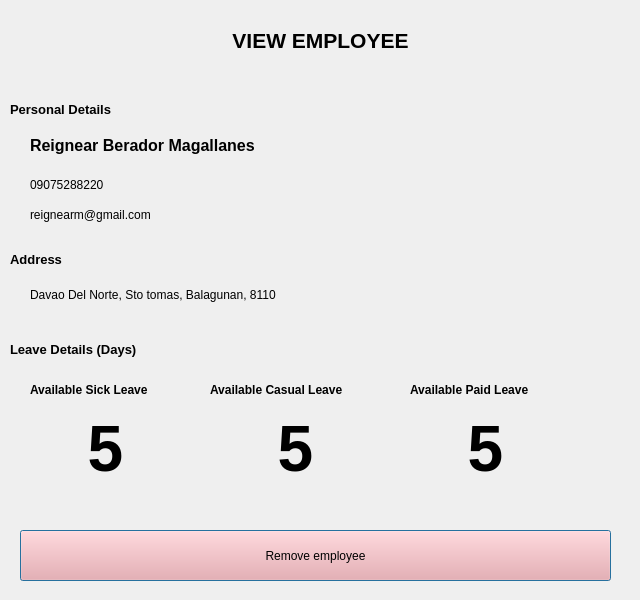
<?xml version="1.0" encoding="UTF-8"?>
<ui version="4.0">
 <class>Dialog</class>
 <widget class="QDialog" name="Dialog">
  <property name="geometry">
   <rect>
    <x>0</x>
    <y>0</y>
    <width>640</width>
    <height>600</height>
   </rect>
  </property>
  <property name="windowTitle">
   <string>Dialog</string>
  </property>
  <widget class="QWidget" name="widget" native="true">
   <property name="geometry">
    <rect>
     <x>0</x>
     <y>0</y>
     <width>641</width>
     <height>601</height>
    </rect>
   </property>
   <property name="styleSheet">
    <string notr="true">QWidget#widget{

background: qlineargradient(x1:0, y1:1, x2:0, y2:0, 
    stop:0 #add8e6, stop:1 #ffffff);
}</string>
   </property>
   <widget class="QLabel" name="label">
    <property name="geometry">
     <rect>
      <x>0</x>
      <y>0</y>
      <width>641</width>
      <height>81</height>
     </rect>
    </property>
    <property name="text">
     <string>&lt;html&gt;&lt;head/&gt;&lt;body&gt;&lt;p align=&quot;center&quot;&gt;&lt;span style=&quot; font-size:16pt; font-weight:600;&quot;&gt;VIEW EMPLOYEE&lt;/span&gt;&lt;/p&gt;&lt;/body&gt;&lt;/html&gt;</string>
    </property>
   </widget>
   <widget class="QLabel" name="label_2">
    <property name="geometry">
     <rect>
      <x>30</x>
      <y>120</y>
      <width>621</width>
      <height>51</height>
     </rect>
    </property>
    <property name="text">
     <string>&lt;html&gt;&lt;head/&gt;&lt;body&gt;&lt;p&gt;&lt;span style=&quot; font-size:12pt; font-weight:600;&quot;&gt;Reignear Berador Magallanes&lt;/span&gt;&lt;/p&gt;&lt;/body&gt;&lt;/html&gt;</string>
    </property>
   </widget>
   <widget class="QLabel" name="label_3">
    <property name="geometry">
     <rect>
      <x>30</x>
      <y>170</y>
      <width>611</width>
      <height>31</height>
     </rect>
    </property>
    <property name="text">
     <string>&lt;html&gt;&lt;head/&gt;&lt;body&gt;&lt;p&gt;&lt;span style=&quot; font-size:9pt;&quot;&gt;09075288220&lt;/span&gt;&lt;/p&gt;&lt;/body&gt;&lt;/html&gt;</string>
    </property>
   </widget>
   <widget class="QLabel" name="label_4">
    <property name="geometry">
     <rect>
      <x>10</x>
      <y>100</y>
      <width>631</width>
      <height>20</height>
     </rect>
    </property>
    <property name="text">
     <string>&lt;html&gt;&lt;head/&gt;&lt;body&gt;&lt;p&gt;&lt;span style=&quot; font-size:10pt; font-weight:600;&quot;&gt;Personal Details&lt;/span&gt;&lt;/p&gt;&lt;/body&gt;&lt;/html&gt;</string>
    </property>
   </widget>
   <widget class="QLabel" name="label_5">
    <property name="geometry">
     <rect>
      <x>30</x>
      <y>200</y>
      <width>611</width>
      <height>31</height>
     </rect>
    </property>
    <property name="text">
     <string>&lt;html&gt;&lt;head/&gt;&lt;body&gt;&lt;p&gt;&lt;span style=&quot; font-size:9pt;&quot;&gt;reignearm@gmail.com&lt;/span&gt;&lt;/p&gt;&lt;/body&gt;&lt;/html&gt;</string>
    </property>
   </widget>
   <widget class="QLabel" name="label_6">
    <property name="geometry">
     <rect>
      <x>10</x>
      <y>250</y>
      <width>631</width>
      <height>20</height>
     </rect>
    </property>
    <property name="text">
     <string>&lt;html&gt;&lt;head/&gt;&lt;body&gt;&lt;p&gt;&lt;span style=&quot; font-size:10pt; font-weight:600;&quot;&gt;Address&lt;/span&gt;&lt;/p&gt;&lt;/body&gt;&lt;/html&gt;</string>
    </property>
   </widget>
   <widget class="QLabel" name="label_7">
    <property name="geometry">
     <rect>
      <x>30</x>
      <y>280</y>
      <width>611</width>
      <height>31</height>
     </rect>
    </property>
    <property name="text">
     <string>&lt;html&gt;&lt;head/&gt;&lt;body&gt;&lt;p&gt;&lt;span style=&quot; font-size:9pt;&quot;&gt;Davao Del Norte, Sto tomas, Balagunan, 8110&lt;/span&gt;&lt;/p&gt;&lt;/body&gt;&lt;/html&gt;</string>
    </property>
   </widget>
   <widget class="QLabel" name="label_8">
    <property name="geometry">
     <rect>
      <x>10</x>
      <y>340</y>
      <width>631</width>
      <height>20</height>
     </rect>
    </property>
    <property name="text">
     <string>&lt;html&gt;&lt;head/&gt;&lt;body&gt;&lt;p&gt;&lt;span style=&quot; font-size:10pt; font-weight:600;&quot;&gt;Leave Details (Days)&lt;/span&gt;&lt;/p&gt;&lt;/body&gt;&lt;/html&gt;</string>
    </property>
   </widget>
   <widget class="QLabel" name="label_9">
    <property name="geometry">
     <rect>
      <x>30</x>
      <y>380</y>
      <width>161</width>
      <height>20</height>
     </rect>
    </property>
    <property name="text">
     <string>&lt;html&gt;&lt;head/&gt;&lt;body&gt;&lt;p&gt;&lt;span style=&quot; font-size:9pt; font-weight:600;&quot;&gt;Available Sick Leave&lt;/span&gt;&lt;/p&gt;&lt;/body&gt;&lt;/html&gt;</string>
    </property>
   </widget>
   <widget class="QLabel" name="label_10">
    <property name="geometry">
     <rect>
      <x>210</x>
      <y>380</y>
      <width>181</width>
      <height>20</height>
     </rect>
    </property>
    <property name="text">
     <string>&lt;html&gt;&lt;head/&gt;&lt;body&gt;&lt;p&gt;&lt;span style=&quot; font-size:9pt; font-weight:600;&quot;&gt;Available Casual Leave&lt;/span&gt;&lt;/p&gt;&lt;/body&gt;&lt;/html&gt;</string>
    </property>
   </widget>
   <widget class="QLabel" name="label_11">
    <property name="geometry">
     <rect>
      <x>410</x>
      <y>380</y>
      <width>181</width>
      <height>20</height>
     </rect>
    </property>
    <property name="text">
     <string>&lt;html&gt;&lt;head/&gt;&lt;body&gt;&lt;p&gt;&lt;span style=&quot; font-size:9pt; font-weight:600;&quot;&gt;Available Paid Leave&lt;/span&gt;&lt;/p&gt;&lt;/body&gt;&lt;/html&gt;</string>
    </property>
   </widget>
   <widget class="QLabel" name="label_12">
    <property name="geometry">
     <rect>
      <x>40</x>
      <y>400</y>
      <width>131</width>
      <height>101</height>
     </rect>
    </property>
    <property name="text">
     <string>&lt;html&gt;&lt;head/&gt;&lt;body&gt;&lt;p align=&quot;center&quot;&gt;&lt;span style=&quot; font-size:48pt; font-weight:600;&quot;&gt;5&lt;/span&gt;&lt;/p&gt;&lt;/body&gt;&lt;/html&gt;</string>
    </property>
   </widget>
   <widget class="QLabel" name="label_13">
    <property name="geometry">
     <rect>
      <x>230</x>
      <y>400</y>
      <width>131</width>
      <height>101</height>
     </rect>
    </property>
    <property name="text">
     <string>&lt;html&gt;&lt;head/&gt;&lt;body&gt;&lt;p align=&quot;center&quot;&gt;&lt;span style=&quot; font-size:48pt; font-weight:600;&quot;&gt;5&lt;/span&gt;&lt;/p&gt;&lt;/body&gt;&lt;/html&gt;</string>
    </property>
   </widget>
   <widget class="QLabel" name="label_14">
    <property name="geometry">
     <rect>
      <x>420</x>
      <y>400</y>
      <width>131</width>
      <height>101</height>
     </rect>
    </property>
    <property name="text">
     <string>&lt;html&gt;&lt;head/&gt;&lt;body&gt;&lt;p align=&quot;center&quot;&gt;&lt;span style=&quot; font-size:48pt; font-weight:600;&quot;&gt;5&lt;/span&gt;&lt;/p&gt;&lt;/body&gt;&lt;/html&gt;</string>
    </property>
   </widget>
   <widget class="QPushButton" name="removeEmployeeBTN">
    <property name="geometry">
     <rect>
      <x>20</x>
      <y>530</y>
      <width>591</width>
      <height>51</height>
     </rect>
    </property>
    <property name="styleSheet">
     <string notr="true">QPushButton#removeEmployeeBTN{

 background-color: #FAA0A0;
font: 10pt &quot;Arial&quot;;
}</string>
    </property>
    <property name="text">
     <string>Remove employee</string>
    </property>
   </widget>
  </widget>
 </widget>
 <resources/>
 <connections/>
</ui>
